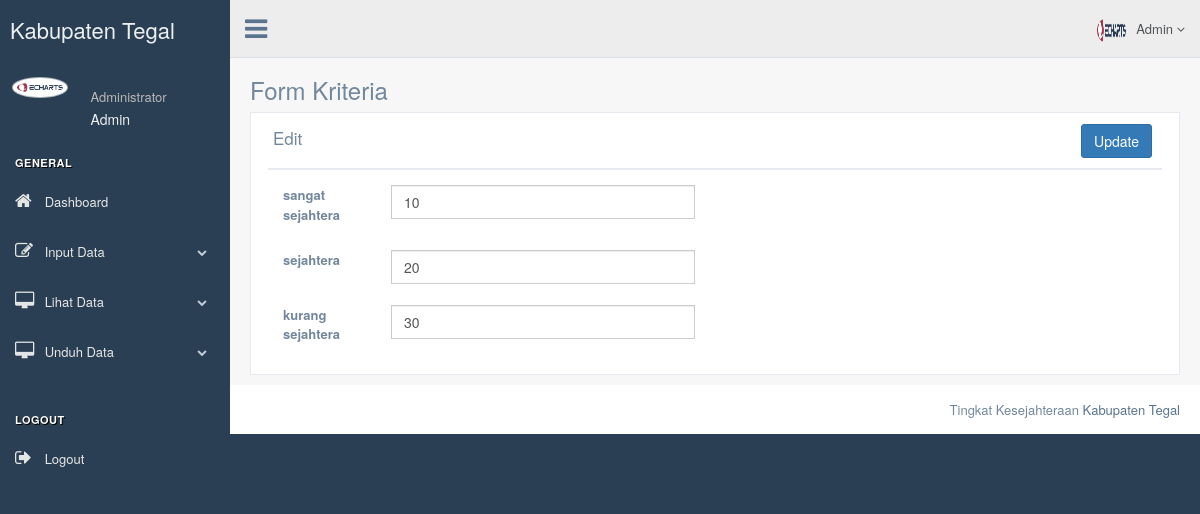
The page /index.php/c_variabel/VariabelDesa on the database as committed earlier.
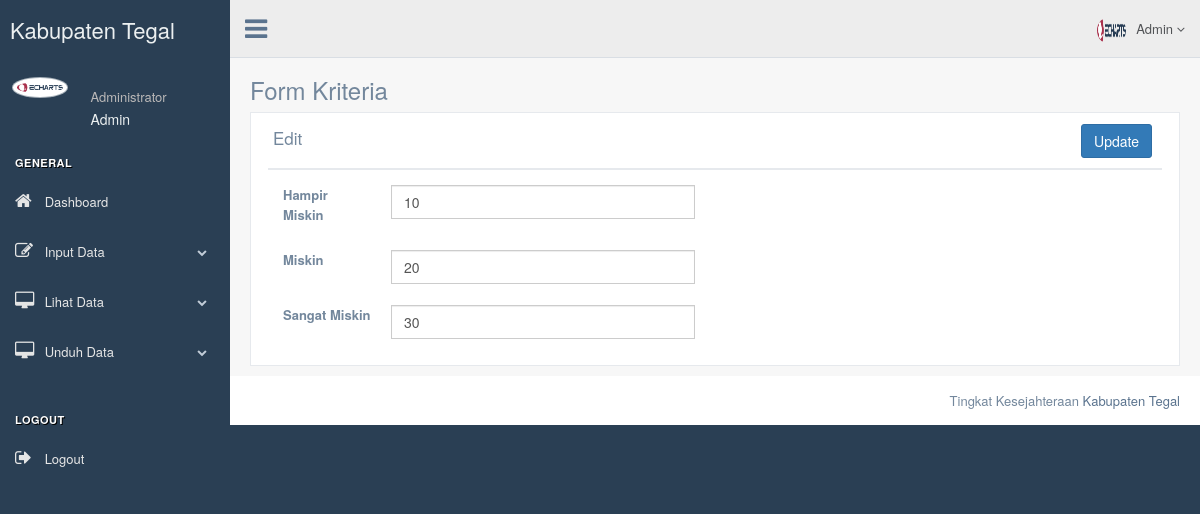
The same page on the database as committed later.
### tables this page shows
CREATE TABLE `tb_variabel_desa` (
  `variabel_id` int(11) NOT NULL,
  `nama_variabel` varchar(50) NOT NULL,
  `min` decimal(10,0) NOT NULL,
  `persen` char(4) NOT NULL
);

### application/controllers/c_variabel.php (called while the page is built, shortened)
<?php
class C_Variabel extends CI_Controller{
    public function VariabelDesa(){
        $data['c_variabel'] = $this->m_variabel->varDesa()->result_array();
         $this->load->view('templates/header');
         $this->load->view('admin/inputdata/variabel/desa/v_tabel',$data);
         $this->load->view('templates/footer');
    }
}
?>

### index.php (called while the page is built, shortened)
<?php
require_once BASEPATH.'core/CodeIgniter.php';

### application/models/m_variabel.php (called while the page is built, shortened)
<?php if ( ! defined('BASEPATH')) exit('No direct script access allowed');
class M_Variabel extends CI_Model{
  public function varDesa(){
    $this->db->select('*');
        $this->db->from('tb_variabel_desa');
        $q= $this->db->get();
        return $q;;
}
}
?>

### application/views/admin/inputdata/variabel/desa/v_tabel.php (the view, shortened to what this page needs)
<div class="right_col" role="main">
  <div class="">
    <div class="page-title">
      <div class="title_left">
        <h3>Form Kriteria</h3>
      </div>
    </div>
    <div class="clearfix"></div>
    <div class="x_panel">
        <form action="<?php echo base_url();?>c_variabel/varDesa" method="post">
        <div class="x_title">
          <h2>Edit <small>Nilai Kriteria</small></h2>
          <div class="form-group pull-right">
                  <button type="submit" id="send" class="btn btn-primary">Update</button>
              </div>
          <div class="clearfix"></div>
        </div>
        <?php foreach ($c_variabel as $key) { ?>
        <div class="x_content">
          <div class="row">
            <div class="form-group col-md-6 col-xs-12">
              <label class="control-label col-md-3 col-sm-3 col-xs-12"><?php echo $key['nama_variabel']?></label>
              <div class="col-md-9 col-sm-9 col-xs-12">
                <input type="text" pattern="[0-9]+" name="min[]" value="<?php echo $key['min'] ?>" placeholder="nilai" class="form-control">
              </div>
            </div>
          </div>
        </div>
        <?php } ?>
        </form>
      </div>
  </div>
</div>

Rows that differ between the two databases and show on the page:
changed tb_variabel_desa: nama_variabel "sangat sejahtera" → "Hampir Miskin"
changed tb_variabel_desa: nama_variabel "sejahtera" → "Miskin"
changed tb_variabel_desa: nama_variabel "kurang sejahtera" → "Sangat Miskin"
